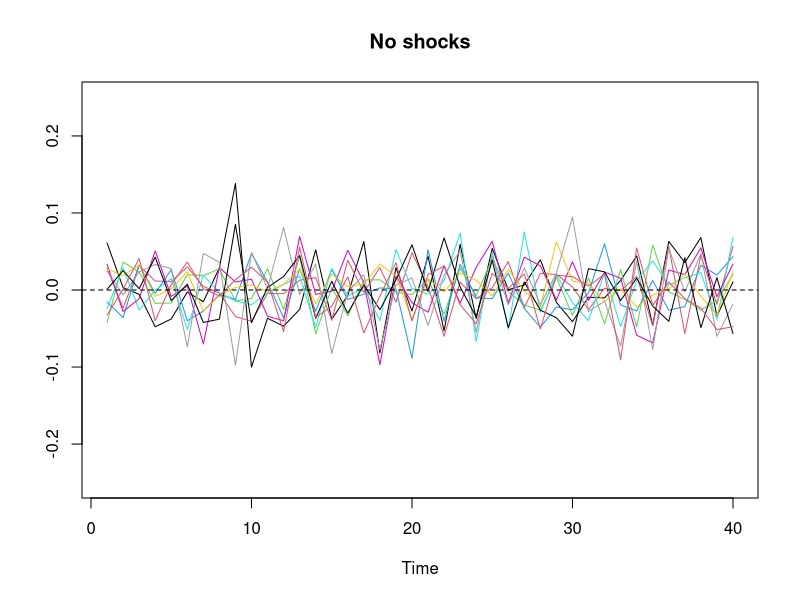

R code for this plot:
# simulating financial growth rates for Monte Carlo Simulations


sim_y <- function(K,
                  p, 
                  T,
                  # --- PARAMETERS FOR TIME SERIES SHOCKS ----------------------
                  init_sd = 0.015,
                  # --- individual shocks -----------------------
                  min_indiv_shocks = 0,
                  max_indiv_shocks = 0,
                  indiv_shock_length_min = 1,
                  indiv_shock_length_max = 3,
                  # --- high volatility period ------------------
                  min_high_vol_periods = 0,
                  max_high_vol_periods = 0,
                  high_vol_period_length_min = 4,
                  high_vol_period_length_max = 8,
                  # --- exogenous shocks ------------------------
                  min_exog_shocks = 0,
                  max_exog_shocks = 0,
                  exog_shock_length_min = 1,
                  exog_shock_length_max = 2){
  #' Creates T simulations of a K*1 vector y of a VAR(p) process.
  #' 
  #' Parameters:
  #' - K (integer): How many variables are included.
  #' - p (integer): How many lags are included.
  #' - T (integer): How many observations are going to be simulated.
  #' - init_sd (scalar): Initial volatility for first p lags.
  #' - min_..._shocks, max_..._shocks (integer): Range of how many individual/ exogenous
  #'                                    shocks can appear in each variable's time series.
  #' - ..._length_min, ..._length_max (scalar): Range of durations for the shocks.
  #' 
  #' Returns:
  #' - K*1 matrix of simulated y's.

  # compute coefficient matrix A
  A_list <- helper_coefficient_generator(p, K)

  # compute shocks
  eps <- helper_eps_generator(K = K, 
                              T = T+p,
                              min_indiv_shocks = min_indiv_shocks,
                              max_indiv_shocks = max_indiv_shocks,
                              indiv_shock_length_min = indiv_shock_length_min,
                              indiv_shock_length_max = indiv_shock_length_max,
                              min_high_vol_periods = min_high_vol_periods,
                              max_high_vol_periods = max_high_vol_periods,
                              high_vol_period_length_min = high_vol_period_length_min,
                              high_vol_period_length_max = high_vol_period_length_max,
                              min_exog_shocks = min_exog_shocks,
                              max_exog_shocks = max_exog_shocks,
                              exog_shock_length_min = exog_shock_length_min,
                              exog_shock_length_max = exog_shock_length_max)
  
  # initialize series
  Y <- matrix(0, nrow = T + p, ncol = K)
  for (i in 1:p) {
    Y[i, ] <- rnorm(K, mean = 0, sd = init_sd)
  }
  
  # simulate series
  for (t in (p+1):(T + p)) {
    Y_t <- rep(0, K)
    for (lag in 1:p) {
      Y_t <- Y_t + A_list[[lag]] %*% Y[t-lag, ]
    }
    Y[t, ] <- Y_t + eps[t, ]
  }
  
  return(Y[(p+1):(T + p), ])
}


helper_coefficient_generator <- function(p, 
                                         K, 
                                         d_min = 0.2,
                                         d_max = 0.4, 
                                         off_d_mean = 0, 
                                         off_d_sd = 0.05,
                                         persistence_factor = 0.4) {
  #' Helper function which creates a list of p many K*K VAR coefficient 
  #' matrices, which decay lineally with increasing lags p.
  #' 
  #' Parameters:
  #' - p (integer): How many lags are included.
  #' - K (integer): How many variables are included.
  #' - d_min_coef, d_max_coef (scalar): Range of the diagonal elements in the coefficient matrix.
  #' - off_d_mean_coef, off_d_sd_coef (scalar): Mean and standard deviation of off-diagonal
  #'                                            elements in the coefficient matrix.
  #' - persistence_factor (scalar): Determines how strongly coefficients of lag p+1
  #'                                 depend on those of lag p (default = 0.5).
  #' 
  #' Returns:
  #' - A list of p-many K*K VAR coefficient matrices.
  
  A_list <- vector("list", p)
  prev_A <- NULL
  
  for (i in 1:p) {
    
    diag_min <- d_min / i
    diag_max <- d_max / i
    off_diag_mean <- off_d_mean / i
    off_diag_sd   <- off_d_sd / i
    
    A_raw <- matrix(0, nrow=K, ncol=K)

    # Generate elements with persistence
    for (r in 1:K) {
      for (col in 1:K) {
        if (r != col) {
          if (!is.null(prev_A)) {
            prev_sign <- sign(prev_A[r, col])
            base_value <- rnorm(1, mean = persistence_factor * prev_A[r, col], sd = off_diag_sd)
            A_raw[r, col] <- base_value + prev_sign * abs(rnorm(1, mean = off_diag_mean, sd = off_diag_sd))
          } else {
            # Initial lag coefficients sampled independently
            A_raw[r, col] <- rnorm(1, mean = off_diag_mean, sd = off_diag_sd)
          }
        }
        else {
          if(!is.null(prev_A)){
            prev_sign <- sign(prev_A[r, col])
            base_value <- runif(1, min = persistence_factor * diag_min, max = persistence_factor * diag_max)
            A_raw[r, col] <- base_value + prev_sign * abs(runif(1, min = diag_min, max = diag_max))
          }
          else{
            # Initial lag coefficients sampled independently
            diag_sign <- sample(c(-1,1), 1, prob = c(0.90, 0.10))
            A_raw[r, col] <- runif(1, min = diag_min, max = diag_max) * diag_sign
          }
        }
      }
    }
    
    # Update the list and store the current matrix as previous
    A_list[[i]] <- A_raw
    prev_A <- A_raw
  }
  
  # Check if stable
  A_list <- hhelper_make_stationary_A(A_list, K)
  
  return(A_list)
}



helper_eps_generator <- function(K, 
                                 T, 
                                 shock_diag_min = 0.05,
                                 shock_diag_max = 0.1, 
                                 mean_vola = 0.03, 
                                 sd_vola = 0.01,
                                 # --- individual shocks -----------------------
                                 min_indiv_shocks,
                                 max_indiv_shocks,
                                 indiv_shock_length_min,
                                 indiv_shock_length_max,
                                 indiv_shock_ampl_min = 0.075,
                                 indiv_shock_ampl_max = 0.2,
                                 indiv_shock_decay = 0.5,
                                 # --- high volatility period ------------------
                                 min_high_vol_periods,
                                 max_high_vol_periods,
                                 high_vol_period_length_min,
                                 high_vol_period_length_max,
                                 high_vol_strength_min = 2,
                                 high_vol_strength_max = 3.5,
                                 # --- exogenous shocks ------------------------
                                 min_exog_shocks,
                                 max_exog_shocks,
                                 exog_shock_length_min,
                                 exog_shock_length_max,
                                 exog_shock_ampl_min = 0.075,
                                 exog_shock_ampl_max = 0.15,
                                 exog_shock_decay = 0.5,
                                 exog_shock_shift_range = 3) {
  #' Helper function to creates a T*K matrix of shocks. First, draws from a 
  #' multivariate normal distribution with a correlation structure Rho. Can add
  #' high vola periods and exogenous and individual shocks, where exogenous shocks
  #' are correlated with high vola periods if they exist.
  #'
  #' Parameters:
  #' - K (integer): Number of variables.
  #' - T (integer): Number of observations.
  #' - shock_diag_min, shock_diag_max (scalar): Range for the off-diagonal correlations.
  #' - mean_vola, sd_vola (scalar): Mean and SD for drawing each firm's volatility.
  #' --- shock parameters ------------------------------------------------------
  #' - min_indiv_shocks, max_indiv_shocks, in_indiv_shocks, 
  #'   max_indiv_shocks, in_indiv_shocks, max_indiv_shocks (integer): 
  #'    - Range of how many "shocks" can appear in each variable's time series.
  #' - indiv_shock_length_min, indiv_shock_length_max, exog_shock_length_min, 
  #'   exog_shock_length_max, high_vol_period_length_min, 
  #'   high_vol_period_length_max (integer): 
  #'    - Range of durations for these shocks.
  #' - indiv_shock_ampl_min, indiv_shock_ampl_max, exog_shock_ampl_min, 
  #'   exog_shock_ampl_max (scalar): 
  #'    - Range for the amplitude of each shock.
  #' - high_vol_strength_min, high_vol_strength_max (scalar):
  #'    - Range for the intensity of increased volatility.
  #' - indiv_shock_decay, exog_shock_decay (scalar): Decay factor for the shock.
  #' - exog_shock_shift_range (integer): how many periods around the high-vol 
  #'   segment we shift exogenous shocks.
  #'
  #' Returns:
  #' - A T*K matrix containing the simulation shocks.
  
  # create baseline correlation matrix
  Rho <- matrix(0, nrow = K, ncol = K)
  diag(Rho) <- 1
  for (r in 1:(K-1)) {
    for (col in (r+1):K) {
      x <- runif(1, min = shock_diag_min, max = shock_diag_max)
      Rho[r, col] <- x
      Rho[col, r] <- x
    }
  }

  # construct the covariance matrix Sigma
  sd_vec <- rnorm(K, mean = mean_vola, sd = sd_vola)
  Sigma  <- diag(sd_vec) %*% Rho %*% diag(sd_vec)
  
  # generate the base normal random vectors with covariance Sigma
  cholSigma <- chol(Sigma)
  Z         <- matrix(rnorm(T * K), nrow = T, ncol = K)
  eps       <- Z %*% cholSigma
  
  
  # --- PERIODS OF HIGHER VOLATILITY -------------------------------------------
  number_high_vol_periods <- sample(min_high_vol_periods:max_high_vol_periods, 1)
  
  hv_periods <- data.frame(
    hv_start  = integer(number_high_vol_periods),
    hv_length = integer(number_high_vol_periods)
  )
  
  if (number_high_vol_periods > 0) {
    for (i in 1:number_high_vol_periods) {
      hv_length <- sample(high_vol_period_length_min:high_vol_period_length_max, 1)
      hv_start  <- sample(seq_len(T - hv_length), 1)
      hv_multiplier <- runif(1, min = high_vol_strength_min, max = high_vol_strength_max)
      
      range_idx <- hv_start:(hv_start + hv_length - 1)
      eps[range_idx, ] <- eps[range_idx, ] * hv_multiplier
      
      # store these in hv_periods so we can reuse them
      hv_periods$hv_start[i]  <- hv_start
      hv_periods$hv_length[i] <- hv_length
    }
  }
  
  
  # --- INDIVIDUAL SHOCKS ------------------------------------------------------
  num_indiv_shocks_vec <- sample(min_indiv_shocks:max_indiv_shocks, K, replace = TRUE)
  
  for (k in 1:K) {
    n_indiv_shocks <- num_indiv_shocks_vec[k]
    
    if (n_indiv_shocks > 0) {
      for (s in 1:n_indiv_shocks) {
        indiv_shock_length  <- sample(indiv_shock_length_min:indiv_shock_length_max, 1)
        indiv_shock_start   <- sample(seq_len(T - indiv_shock_length), 1)
        
        indiv_shock_amplitude <- runif(1, indiv_shock_ampl_min, indiv_shock_ampl_max)
        indiv_shock_sign      <- sample(c(-1, 1), 1)
        indiv_shock_amplitude <- indiv_shock_amplitude * indiv_shock_sign
        
        for (i in 0:(indiv_shock_length - 1)) {
          t_index <- indiv_shock_start + i
          eps[t_index, k] <- eps[t_index, k] + indiv_shock_amplitude * (indiv_shock_decay^i)
        }
      }
    }
  }
  
  
  # --- EXOGENOUS SHOCKS -------------------------------------------------------
  n_exog_shocks <- sample(min_exog_shocks:max_exog_shocks, 1)
  
  if (n_exog_shocks > 0) {
    for (s in 1:n_exog_shocks) {
      exog_shock_length    <- sample(exog_shock_length_min:exog_shock_length_max, 1)
      exog_shock_amplitude <- runif(K, exog_shock_ampl_min, exog_shock_ampl_max)
      
      # pick a random vola period to center around
      if (number_high_vol_periods > 0) {
        idx <- sample(seq_len(nrow(hv_periods)), 1)
        center <- hv_periods$hv_start[idx]
        
        # shift the exog shock start
        offset <- sample(seq(-exog_shock_shift_range, exog_shock_shift_range), 1)
        exog_start <- center + offset
      } else {
        # if no vola periods, just pick random start
        exog_start <- sample(seq_len(T - exog_shock_length), 1)
      }
      
      # safety check
      if (exog_start < 1) exog_start <- 1
      if (exog_start + exog_shock_length - 1 > T) {
        exog_shock_length <- T - exog_start + 1
      }
      
      # sign can differ for each variable
      sign_vec <- sample(c(-1, 1), 1)
      
      # apply to all K variables
      for (i in 0:(exog_shock_length - 1)) {
        t_index <- exog_start + i
        for (k in 1:K) {
          eps[t_index, k] <- eps[t_index, k] + 
            exog_shock_amplitude[k] * (exog_shock_decay^i) * sign_vec
        }
      }
    }
  }
  
  return(eps)
}


hhelper_make_stationary_A <- function(A_list, K) {
  #' Helper helper function which adjusts the coefficient matrix A such that it 
  #' is stationary if needed.
  #' 
  #' Parameters:
  #' - A_list (list): List of length p with K x K coefficient matrices from 
  #'                  helper_coefficient_generator.
  #' 
  #' Returns: 
  #' - Adjusted A_list, if it was unstationary.

  p <- length(A_list)
  A_sum <- Reduce(`+`, A_list)
  
  repeat {
    # also check spectral radius
    eigvals <- eigen(A_sum)$values
    rho     <- max(Mod(eigvals))
    
    # scale down if necessary
    if (rho >= 0.99) {
      # scale factor = 1.01 * rho or something slightly bigger than rho
      scale_factor <- 1.01 * rho
      if (scale_factor < 1.01) scale_factor <- 1.01
      
      for (i in seq_len(p)) {
        A_list[[i]] <- A_list[[i]] / scale_factor
      }
      A_sum <- A_sum / scale_factor
    } else {
      break
    }
  }

  return(A_list)
}




K = 10
p = 3
T = 40

# no shocks
ts.plot(sim_y(K, p, T,
              min_indiv_shocks = 0,
              max_indiv_shocks = 0,
              min_high_vol_periods = 0,
              max_high_vol_periods = 0,
              min_exog_shocks = 0,
              max_exog_shocks = 0),
        col=1:K, main= "No shocks", ylim = c(-0.25, 0.25))
abline(h = 0, col = "black", lty = 2)
# 
# # individual shocks
# ts.plot(sim_y(K, p, T,
#               min_indiv_shocks = 0,
#               max_indiv_shocks = 2,
#               min_high_vol_periods = 0,
#               max_high_vol_periods = 0,
#               min_exog_shocks = 0,
#               max_exog_shocks = 0),
#         col=1:K, main= "Individual shocks", ylim = c(-0.25, 0.25))
# abline(h = 0, col = "black", lty = 2)
# 
# # exogenous shocks
# ts.plot(sim_y(K, p, T,
#               min_indiv_shocks = 0,
#               max_indiv_shocks = 0,
#               min_high_vol_periods = 1,
#               max_high_vol_periods = 2,
#               min_exog_shocks = 1,
#               max_exog_shocks = 2),
#         col=1:K, main= "Exogenous shocks", ylim = c(-0.25, 0.25))
# abline(h = 0, col = "black", lty = 2)
# 
# # individual and exogenous shocks
# ts.plot(sim_y(K, p, T,
#               min_indiv_shocks = 0,
#               max_indiv_shocks = 2,
#               min_high_vol_periods = 1,
#               max_high_vol_periods = 2,
#               min_exog_shocks = 1,
#               max_exog_shocks = 2),
#         col=1:K, main= "Individual and exogenous shocks", ylim = c(-0.25, 0.25))
# abline(h = 0, col = "black", lty = 2)
